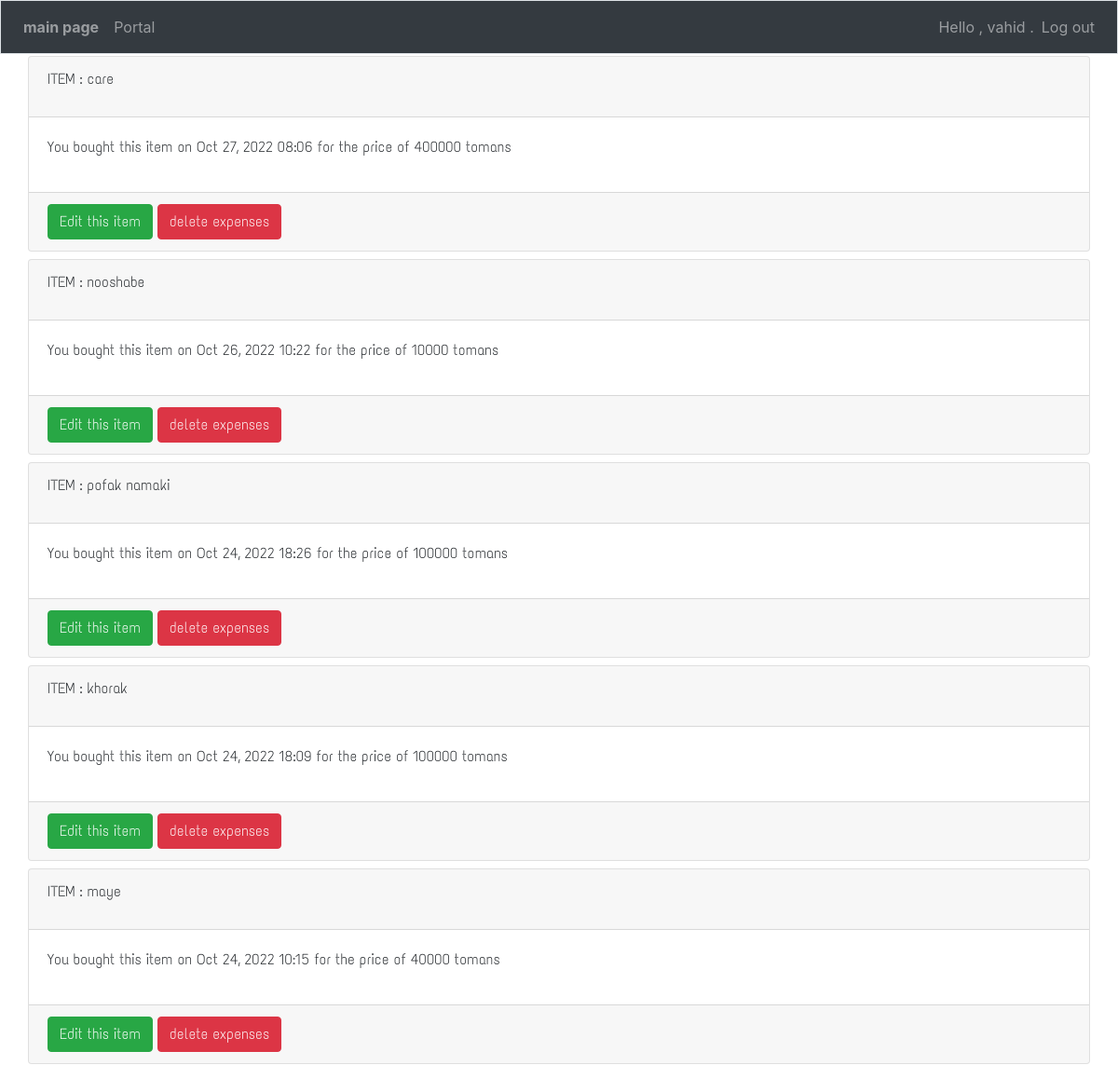
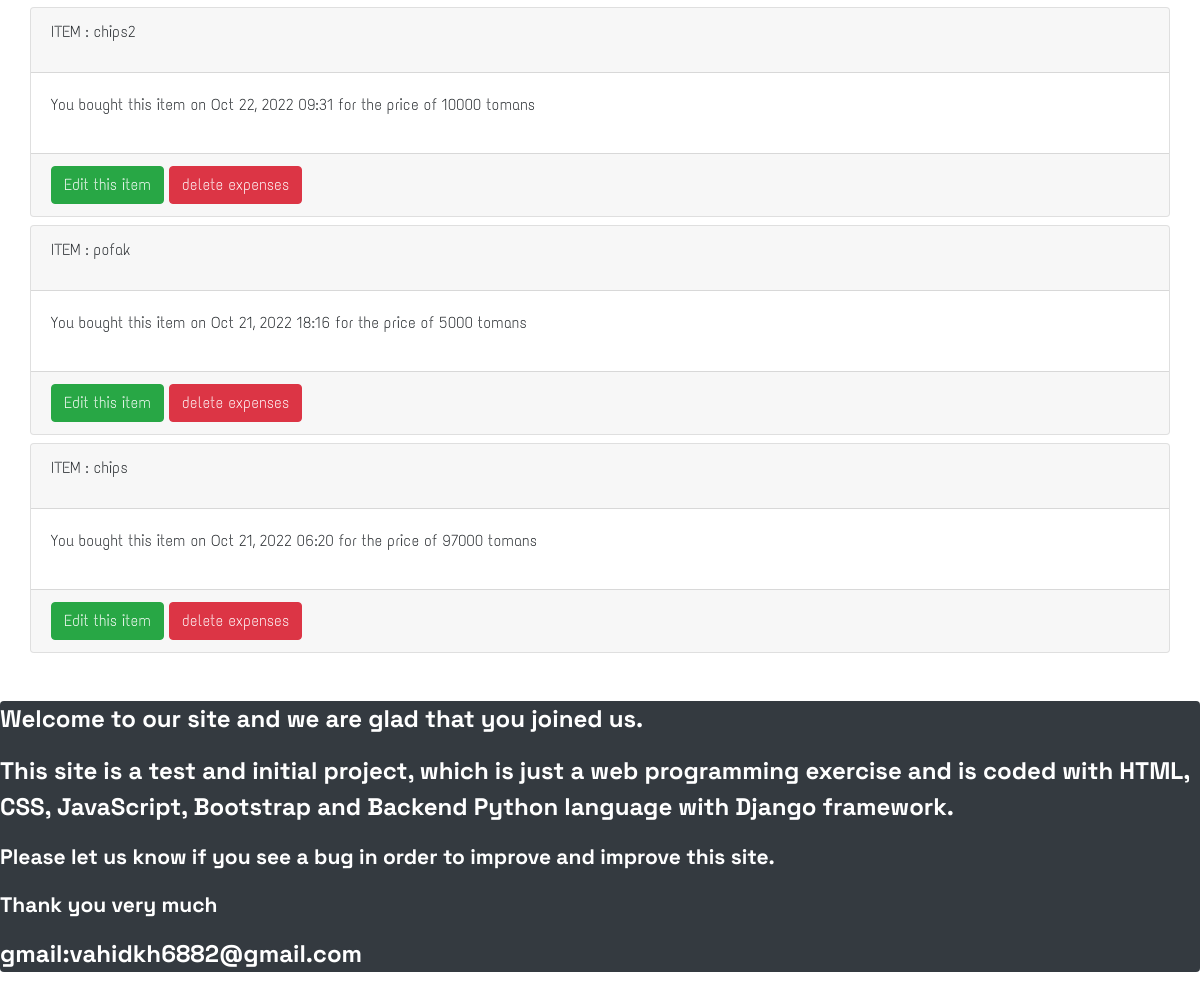
The app's page /expenses/ (signed in) with its own data (2 pictures, top to bottom).
### app1/models.py (models this page shows, shortened)
class Expenses(models.Model):
    person=models.ForeignKey(User, on_delete = models.CASCADE)
    name=models.TextField()
    cost=models.IntegerField()
    date_added = models.DateTimeField(auto_now_add=True)
    class Meta :
        verbose_name_plural='expenses'

### app1/views.py (the view)
# urls.py: path('expenses/',views.expenses,name='expenses'),
@login_required
def expenses(request):                                                  #page expenses
    expenses=Expenses.objects.filter(person=request.user).order_by('date_added')
    context={'expenses':expenses}
    return render(request,'app1/expenses.html',context)

### app1/templates/app1/expenses.html (shortened to what this page needs)
{% extends "app1/base.html" %}
{% load static %}
{% block content %}
<div class="col">
    {% for x in expenses reversed %}
    <div class="card mb-2">
        <div class="card-header">
            <p>ITEM : {{x.name}}</p>
        </div>
        <div class="card-body">
            <p>You bought this item on {{x.date_added|date:'M d, Y H:i'}} for the price of {{x.cost}} tomans</p>
        </div>
        <div class="card-footer">
            <a class="btn btn-success"  href="{% url 'app1:edit_expenses' x.id  %}" class="btn btn-primary">Edit this item</a>
            <button class="btn btn-danger" data-toggle="modal" data-target="#modaldels{{x.id}}">delete expenses</button>
        </div>
    </div>
    {% empty %}
    <p>No items</p>
    {% endfor %}
</div>
{% endblock content %}

### app1/templates/app1/base.html (shortened to what this page needs)
{% load bootstrap4 %}
{% load static %}
<!doctype html>
<html lang="en">
   <head>
      <link rel="stylesheet" href="{% static 'style.css' %}" type="text/css">
      {% bootstrap_css %}
   </head>
   <body>
       <nav class="navbar navbar-expand-md navbar-dark bg-dark mb-1 border fixed-top">
         <ul class="navbar-nav">
            <li class="nav-item">
               <a class="nav-link font-weight-bold" href="{% url 'app1:index' %}">main page</a>
            </li>
         </ul>
         <div id="navbarCollapse" class="collapse navbar-collapse">
            <ul class="navbar-nav mr-auto">
               <li class="nav-item">
                  <a class="nav-link" href="{% url 'app1:person' %}">Portal</a>
               </li>
            </ul>
            <ul class="navbar-nav ml-auto">
               {% if user.is_authenticated %}
                  <li class="nav-item">
                     <span class="navbar-text">Hello , {{user.username}} .</span>
                  </li>
                  <li class="nav-item">
                     <a class="nav-link" href="{% url 'users:logout' %}">Log out</a>
                  </li>
               {% endif %}
            </ul>
         </div>
       </nav>
       <main role="main" class="container-fluid sizemax mt-5 mb-5" >
         <div class="pb-2 mb-1">
         </div>
         <div style="font-family:eng2;">
            {% block content %}{% endblock content %}
         </div>
       </main>
       <div class="bg-dark rounded text-white lead strong" style="font-family:eng5;font-size:2vw;bottom:0;">
         <p>Welcome to our site and we are glad that you joined us.</p>
         <p >This site is a test and initial project, which is just a web programming exercise and is coded with HTML,
             CSS, JavaScript, Bootstrap and Backend Python language with Django framework. </p>
         <p class="small">Please let us know if you see a bug in order to improve and improve this site.</p>
         <p class="small">Thank you very much</p>
         <p>gmail:vahidkh6882@gmail.com</p>
       </div>
   </body>
</html>

### records on screen
Expenses: name "care", date_added "Oct 27, 2022 08:06", cost "400000"
Expenses: name "nooshabe", date_added "Oct 26, 2022 10:22", cost "10000"
Expenses: name "pofak namaki", date_added "Oct 24, 2022 18:26", cost "100000"
Expenses: name "khorak", date_added "Oct 24, 2022 18:09", cost "100000"
Expenses: name "maye", date_added "Oct 24, 2022 10:15", cost "40000"
Expenses: name "chips2", date_added "Oct 22, 2022 09:31", cost "10000"
Expenses: name "pofak", date_added "Oct 21, 2022 18:16", cost "5000"
Expenses: name "chips", date_added "Oct 21, 2022 06:20", cost "97000"

### other values on screen
{{ user.username }} "vahid"
